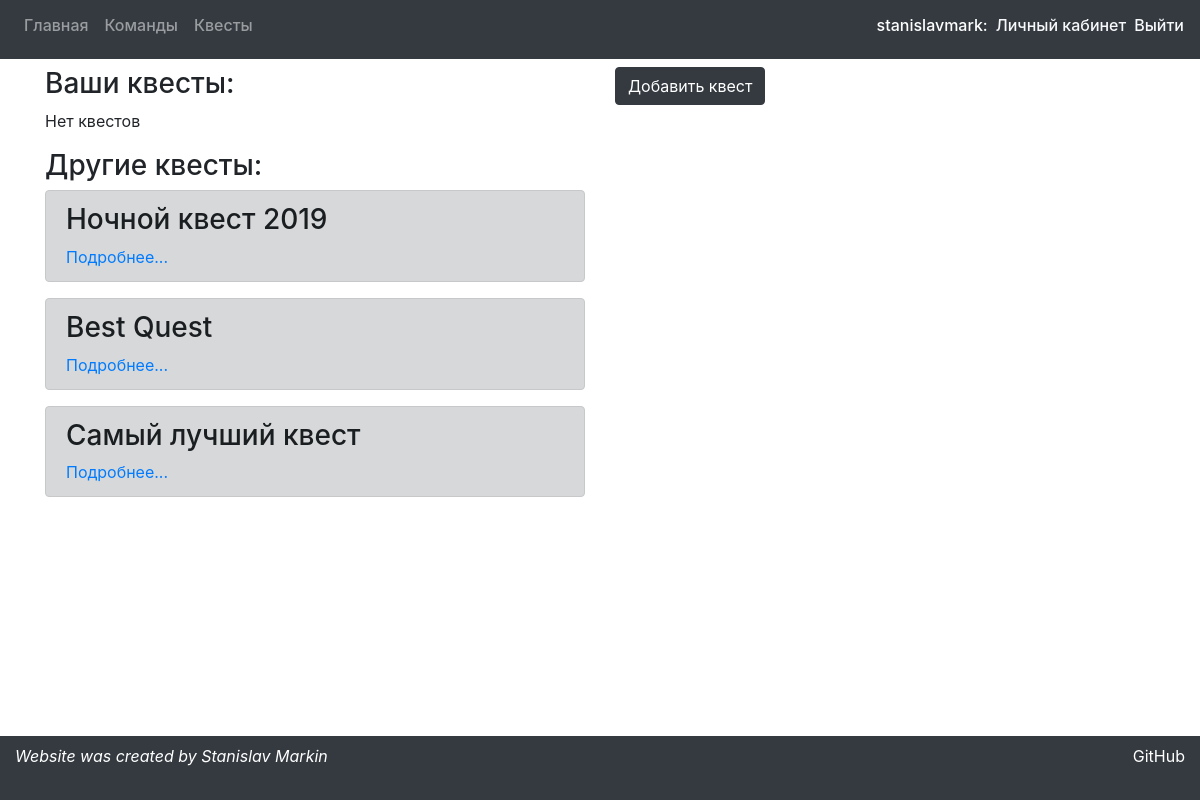
Page /quests (signed in) on the earlier database version.
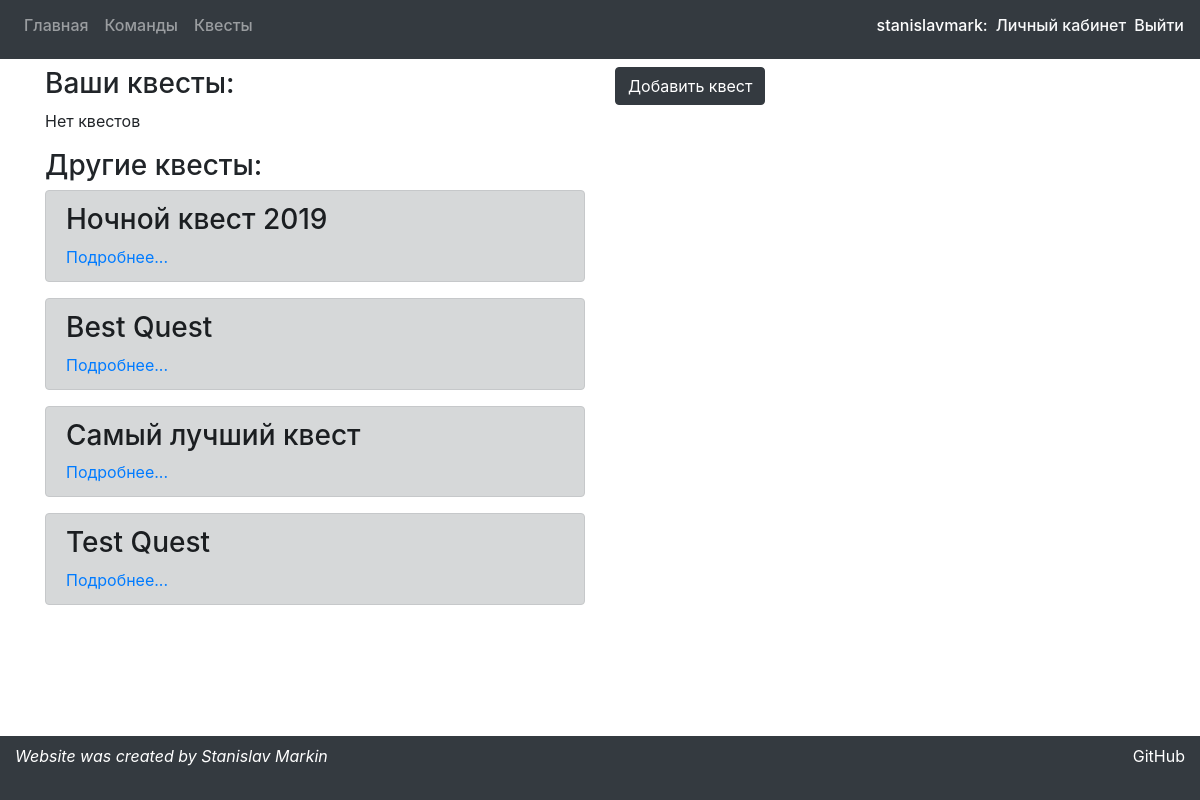
Same page on the later database version.
### preparationApp/models.py (models this page shows, shortened)
class Quest(models.Model):
    title = models.CharField(max_length=30)
    start_date = models.DateTimeField()
    description = models.TextField()
    owner = models.ForeignKey(User, models.CASCADE)

### preparationApp/views.py (the view)
# urls.py: path('quests', views.quests, name='quests'),
def quests(request):
    args = make_args(request)
    args['your_quests'] = list(filter(lambda q: get_user(request.user.username) == q.owner,
                                      models.Quest.objects.all()))
    args['other_quests'] = list(filter(lambda q: get_user(request.user.username) != q.owner,
                                       models.Quest.objects.all()))
    return render(request, 'preparationApp/questsPage.html', args)

### preparationApp/views.py (called while the page is built)
def get_user(name):
    return User.objects.get(username=name)

def make_args(request):
    args = {'message': 'none'}
    if request.session.get('message'):
        args['message'] = request.session.get('message')
        request.session.pop('message')
    return args

### preparationApp/templates/preparationApp/questsPage.html (shortened to what this page needs)
{% extends 'preparationApp/mainWrapper.html' %}
{% block content %}
    <div class="row">
    <div class="col-6">
    <h3>Ваши квесты:</h3>
    {% if your_quests|length == 0 %}
        <p>Нет квестов</p>
    {% endif %}
    <h3>Другие квесты:</h3>
    {% if other_quests|length == 0 %}
        <p>Нет квестов</p>
    {% else %}
        {% for quest in other_quests %}
            <div class="alert alert-dark">
                <h3>{{ quest.title }}</h3>
                <a href="quests/{{ quest.id }}">Подробнее...</a>
            </div>
        {% endfor %}
    {% endif %}
    </div>
    <div class="col-6">
    <button type="button"class="btn btn-dark mb-2"
            data-toggle="collapse" data-target="#quest">
        Добавить квест
    </button>
    </div>
    </div>
{% endblock %}

Differences in the rows shown:
added Quest: title "Test Quest"
